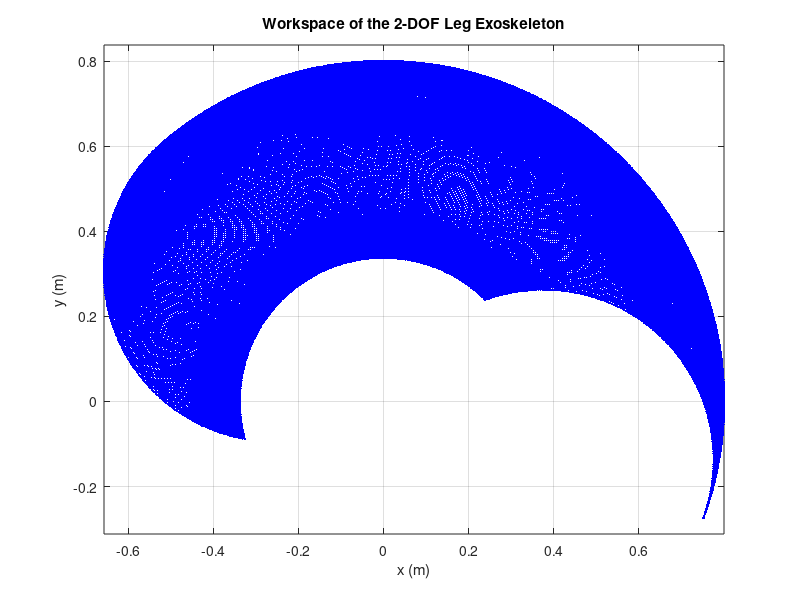

MATLAB code to generate this figure:
% Parameters
a1 = 0.4; % Length of the thigh (in meters)
a2 = 0.4; % Length of the shank (in meters)

% Joint limits (converted to radians)
theta1_min = deg2rad(-20);
theta1_max = deg2rad(130);
theta2_min = deg2rad(0);
theta2_max = deg2rad(130);

% Generate theta values
theta1_values = linspace(theta1_min, theta1_max, 200);
theta2_values = linspace(theta2_min, theta2_max, 200);

% Initialize arrays to store coordinates
x_coords = [];
y_coords = [];

% Compute the workspace by iterating over theta1 and theta2
for theta1 = theta1_values
    for theta2 = theta2_values
        x = a1 * cos(theta1) + a2 * cos(theta1 + theta2);
        y = a1 * sin(theta1) + a2 * sin(theta1 + theta2);
        x_coords = [x_coords, x];
        y_coords = [y_coords, y];
    end
end

% Plot the workspace
figure;
plot(x_coords, y_coords, 'b.');
title('Workspace of the 2-DOF Leg Exoskeleton');
xlabel('x (m)');
ylabel('y (m)');
grid on;
axis equal;
